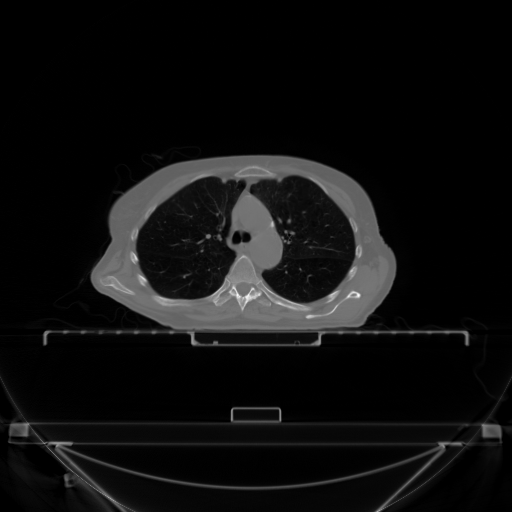
#> input picture Z6.png, 512 x 512 px
$ python rigid_registration.py
#> lines starting #> are read from the running program, lines starting #| are printed output that depends on the picture; long printed decimals are rounded
# Template file for intensity-based rigid registration algorithm.
# Part of laboratory project for course "Techniki Obrazowania Medycznego" at AGH UST,
# "Mikroelektronika w Technice i Medycynie".
# Released under MIT License (Filip Noworolnik and Marek Wodzinski).


# This should be really simplified version.

# This implementation should use SSD or CC as similarity metric.
# Scipy implementation of L-BFGS-B should be used (with automatic numerical gradient).
# Single resolution is enough.
# No analytical gradient is necessary. No regularization is necessary.
# No auto stop is necessary (run for given number of iterations).
import numpy as np
from matplotlib import pyplot as plt
from skimage import io, color
from scipy.ndimage.interpolation import map_coordinates
from scipy import optimize
import rigid_registration_grz as rr


def rigid_registration(source, target, spacing=(1.0, 1.0), max_iterations=20, similarity_metric='ssd', echo=True):
    """
    Perform intensity-based rigid registration.
    @params source: source image (YxX)
    @params target: target image (YxX)
    @params spacing: spacing between pixels (x and y respectively)
    @params max_iterations: maximum number of optimizer iterations
    @params similarity_metric: similarity metric to use
    @params echo: print results?
    @returns transformation parameters (x_translation, y_translation, z_rotation)
    """

    def cost_function(transf_parameters):
        rigid_matrix = generate_rigid_matrix(transf_parameters[0], transf_parameters[1], transf_parameters[2])
        transformed = rigid_transformation(source, rigid_matrix)
        # show(transformed, 'Transformed', 'gray')
        if similarity_metric == 'ssd':
            cost = ssd(transformed, target)
        elif similarity_metric == 'cc':
            cost = cc(transformed, target)

        return cost

    def callback_function(xk):
        print('Transformation parameters:', xk[0], xk[1], xk[2])

    def jacobian(x, *args):
        step = 0.001
        rad_step = 0.0002

        rigid_matrix_x = generate_rigid_matrix(x[0] + step, x[1], x[2])
        rigid_matrix_y = generate_rigid_matrix(x[0], x[1] + step, x[2])
        rigid_matrix_z = generate_rigid_matrix(x[0], x[1], x[2] + rad_step)
        rigid_matrix_x_p = generate_rigid_matrix(x[0] - step, x[1], x[2])
        rigid_matrix_y_p = generate_rigid_matrix(x[0], x[1] - step, x[2])
        rigid_matrix_z_p = generate_rigid_matrix(x[0], x[1], x[2] - rad_step)

        image_x = rigid_transformation(source, rigid_matrix_x)
        image_y = rigid_transformation(source, rigid_matrix_y)
        image_z = rigid_transformation(source, rigid_matrix_z)
        image_x_p = rigid_transformation(source, rigid_matrix_x_p)
        image_y_p = rigid_transformation(source, rigid_matrix_y_p)
        image_z_p = rigid_transformation(source, rigid_matrix_z_p)

        if similarity_metric == 'ssd':
            cost_x = ssd(image_x, target)
            cost_y = ssd(image_y, target)
            cost_z = ssd(image_z, target)
            cost_x_p = ssd(image_x_p, target)
            cost_y_p = ssd(image_y_p, target)
            cost_z_p = ssd(image_z_p, target)
        else:
            cost_x = cc(image_x, target)
            cost_y = cc(image_y, target)
            cost_z = cc(image_z, target)
            cost_x_p = cc(image_x_p, target)
            cost_y_p = cc(image_y_p, target)
            cost_z_p = cc(image_z_p, target)

        dx = (cost_x - cost_x_p) / (2 * step)
        dy = (cost_y - cost_y_p) / (2 * step)
        dz = (cost_z - cost_z_p) / (2 * rad_step)

        return np.array([dx, dy, dz])

    x_translation = 0
    y_translation = 0
    z_rotation = 0
    optimization = optimize.minimize(cost_function, (x_translation, y_translation, z_rotation),
                                     method='L-BFGS-B', jac=jacobian, callback=callback_function,
                                     options={'disp': echo, 'maxiter': max_iterations})

    return optimization


def generate_rigid_matrix(x_translation, y_translation, z_rotation):
    """
    @params x_translation: translation in x axis (positive values -> right) (in physicial units)
    @params y_translation: translation in y axis (postive values -> down) (in physicial units)
    @params z_rotation: rotation around in radians (positive rotation -> right swirled) (in radians)
    @returns: rigid transformation matrix
    """
    translation_matrix = np.array([[1, 0, x_translation],
                                   [0, 1, y_translation],
                                   [0, 0, 1]])
    rotation_matrix = np.array([[np.cos(z_rotation), np.sin(z_rotation), 0],
                                [-np.sin(z_rotation), np.cos(z_rotation), 0],
                                [0, 0, 1]])

    return np.dot(translation_matrix, rotation_matrix)


def center_matrix(image, matrix, spacing=(1.0, 1.0)):
    """
    @params image: image with reference size (YxX)
    @params matrix: original matrix
    @params spacing: 2-D tuple with spacing between X and Y pixels respectively
    @returns: centered rigid transformation matrix
    """

    cs_matrix = np.array([[1, 0, -(image.shape[1] - 1) * spacing[0] / 2],
                          [0, 1, -(image.shape[0] - 1) * spacing[1] / 2],
                          [0, 0, 1]])

    cr_matrix = np.array([[1, 0, (image.shape[1] - 1) * spacing[0] / 2],
                          [0, 1, (image.shape[0] - 1) * spacing[1] / 2],
                          [0, 0, 1]])

    matrix = np.matmul(matrix, cs_matrix)
    matrix = np.matmul(cr_matrix, matrix)

    return matrix


def rigid_dot(image, matrix, spacing=(1.0, 1.0)):
    """
    @params image: image with reference size (YxX)
    @params matrix: homogenous transformation matrix (3x3)
    @params spacing: 2-D tuple with spacing between X and Y pixels respectively
    @returns: x deformation field, y_deformation field
    """
    centered = center_matrix(image, matrix)
    grid_x, grid_y = np.meshgrid(np.arange(image.shape[1]), np.arange(image.shape[0]))
    vector = np.vstack((grid_x.flatten(), grid_y.flatten(), np.ones(image.shape[0] * image.shape[1])))
    deformation_field = np.dot(centered, vector)

    return np.reshape(deformation_field[0], [image.shape[0], image.shape[1]]), \
           np.reshape(deformation_field[1], [image.shape[0], image.shape[1]])


def image_warp(array, u_x, u_y, order):
    """
    @params array: array to warp (YxX)
    @params u_x: x deformation field (YxX)
    @params u_y: y deformation field (YxX)
    @params order: interpolation order
    @returns warped image (YxX)
    """

    return map_coordinates(array, [u_y, u_x], order=order)


def rigid_transformation(image, matrix, spacing=(1.0, 1.0)):
    """
    @params image: image to transform rigidly (YxX)
    @params matrix: homogenous transformation matrix (3x3)
    @params spacing: 2-D tuple with spacing between X and Y pixels respectively
    @params x_origin: optional x origin
    @params y_origin: optional y origin
    """
    x_deformation, y_deformation = rigid_dot(image, np.linalg.inv(matrix))

    return image_warp(image, x_deformation, y_deformation, order=1)


def cc(source, target):
    """
    @params source: source array (YxX)
    @params target: target array (YxX)
    @returns cross correlation between source and target
    Warning: arrays must have the same shape, otherwise ValueError will be thrown
    """

    return np.sum(((source - source.mean()) * (target - target.mean())) / (source.std() * target.std())) / source.size


def ssd(source, target):
    """
    @params source: source array (YxX)
    @params target: target array (YxX)
    @returns sum of squared differences (divided by image size)
    Warning: arrays must have the same shape, otherwise ValueError will be thrown
    """

    return np.sum((np.square(source - target))) / source.size


def show(image, title, colors):
    plt.figure()
    plt.title(title)
    plt.imshow(image, cmap=colors)
    plt.show()


if __name__ == "__main__":
    source = io.imread('Z6.png')
#> source is the input picture: shape (512, 512) uint16; min 0, max 65535, mean 4041.4
    source = color.rgb2gray(source)
    source = (source - source.min()) / (source.max() - source.min())
    rigid_matrix = generate_rigid_matrix(50, 50, 0)
    target = rigid_transformation(source, rigid_matrix)
#> in center_matrix, `matrix = np.matmul(matrix, cs_matrix)`: matrix = [[1, 0, -305.5], [0, 1, -305.5], [0, 0, 1]]
#> in center_matrix, `matrix = np.matmul(cr_matrix, matrix)`: matrix = [[1, 0, -50], [0, 1, -50], [0, 0, 1]]
#> in rigid_transformation, `x_deformation, y_deformation = rigid_dot(image, np.linalg.inv(matrix))`:
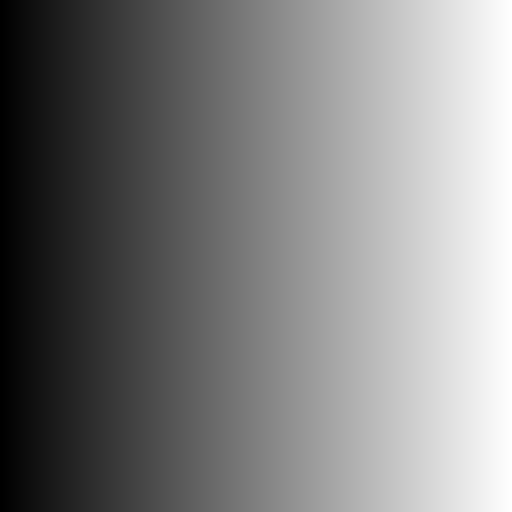
#> x_deformation: shape (512, 512) float64; min -50, max 461, mean 205.5; drawn with min black and max white
#> in rigid_transformation, `x_deformation, y_deformation = rigid_dot(image, np.linalg.inv(matrix))`:
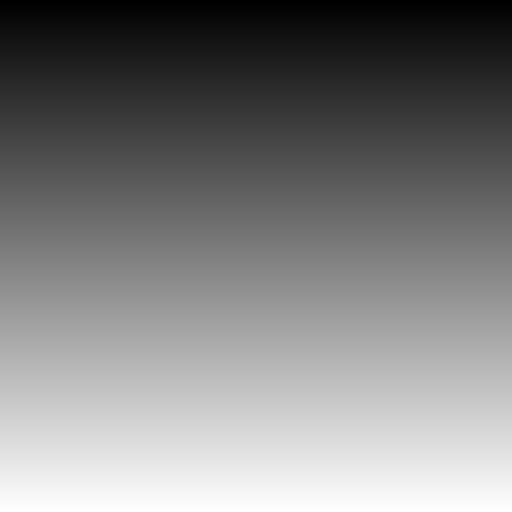
#> y_deformation: shape (512, 512) float64; min -50, max 461, mean 205.5; drawn with min black and max white
#> in image_warp, `return map_coordinates(array, [u_y, u_x], order=order)`:
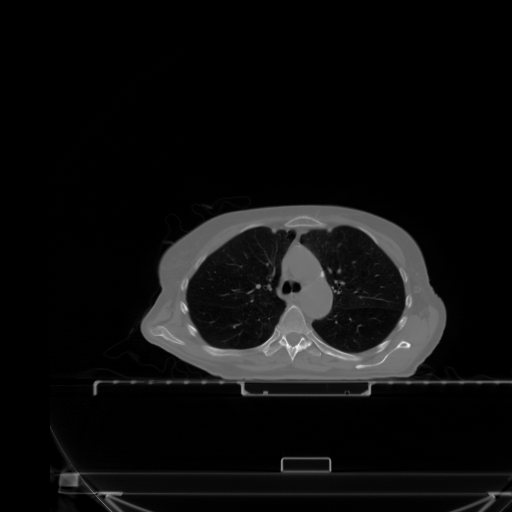
#> returned value: shape (512, 512) float64; min 0, max 1, mean 0.056
    a = rigid_registration(source, target, similarity_metric='ssd')
#> in cost_function, `cost = ssd(transformed, target)`: cost = 0.0291
#> in jacobian, `step = 0.001`: step = 0.001
#> in jacobian, `rigid_matrix_x = generate_rigid_matrix(x[0] + step, x[1], x[2])`: rigid_matrix_x = [[1, 0, 0.001], [0, 1, 0], [0, 0, 1]]
#> in jacobian, `rigid_matrix_y = generate_rigid_matrix(x[0], x[1] + step, x[2])`: rigid_matrix_y = [[1, 0, 0], [0, 1, 0.001], [0, 0, 1]]
#> in jacobian, `rigid_matrix_z = generate_rigid_matrix(x[0], x[1], x[2] + rad_step)`: rigid_matrix_z = [[1, 0.0002, 0], [-0.0002, 1, 0], [0, 0, 1]]
#> in jacobian, `rigid_matrix_x_p = generate_rigid_matrix(x[0] - step, x[1], x[2])`: rigid_matrix_x_p = [[1, 0, -0.001], [0, 1, 0], [0, 0, 1]]
#> in jacobian, `rigid_matrix_y_p = generate_rigid_matrix(x[0], x[1] - step, x[2])`: rigid_matrix_y_p = [[1, 0, 0], [0, 1, -0.001], [0, 0, 1]]
#> in jacobian, `rigid_matrix_z_p = generate_rigid_matrix(x[0], x[1], x[2] - rad_step)`: rigid_matrix_z_p = [[1, -0.0002, 0], [0.0002, 1, 0], [0, 0, 1]]
#> in jacobian, `cost_x = ssd(image_x, target)`: cost_x = 0.0291
#> in jacobian, `dx = (cost_x - cost_x_p) / (2 * step)`: dx = -0.000387
#> in jacobian, `dy = (cost_y - cost_y_p) / (2 * step)`: dy = 0.00172
#> in jacobian, `dz = (cost_z - cost_z_p) / (2 * rad_step)`: dz = -0.0209
#> in image_warp (call 9), `return map_coordinates(array, [u_y, u_x], order=order)`:
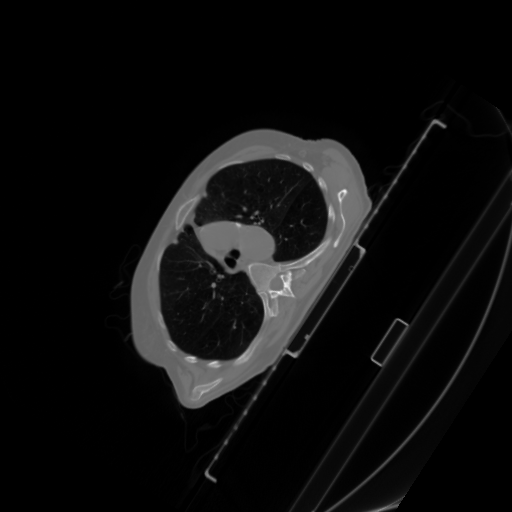
#> returned value: shape (512, 512) float64; min 0, max 0.968, mean 0.0567
#| Transformation parameters: 0.01842 -0.08206 0.9965
#> in rigid_transformation (call 16), `x_deformation, y_deformation = rigid_dot(image, np.linalg.inv(matrix))`:
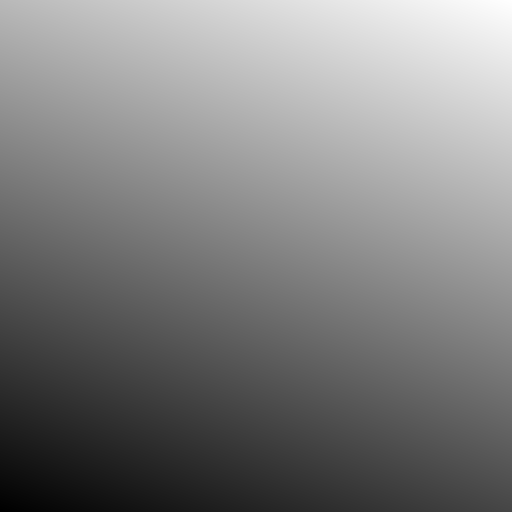
#> x_deformation: shape (512, 512) float64; min -74.31, max 585.1, mean 255.4; drawn with min black and max white
#> in rigid_transformation (call 16), `x_deformation, y_deformation = rigid_dot(image, np.linalg.inv(matrix))`:
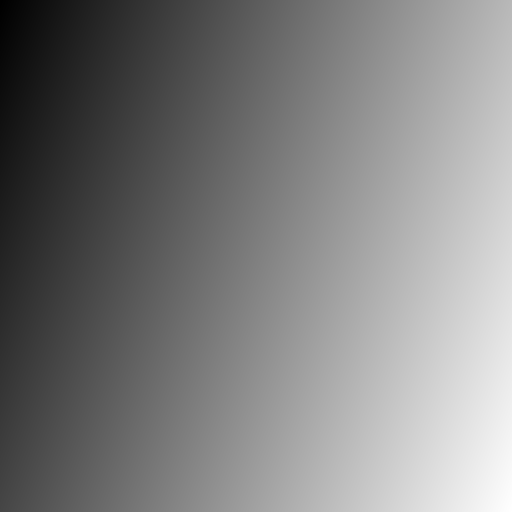
#> y_deformation: shape (512, 512) float64; min -74.22, max 585.2, mean 255.5; drawn with min black and max white
#> in image_warp (call 16), `return map_coordinates(array, [u_y, u_x], order=order)`:
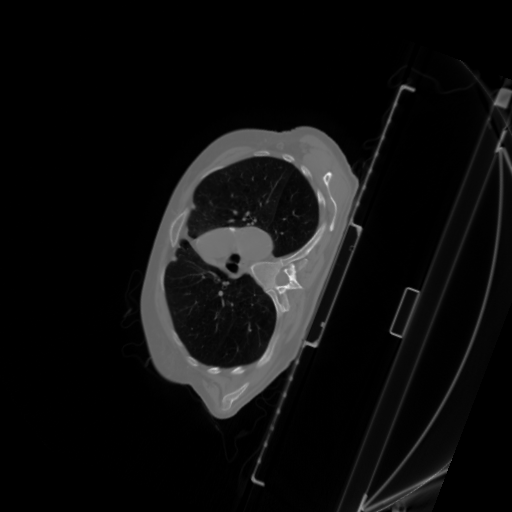
#> returned value: shape (512, 512) float64; min 0, max 0.959, mean 0.0591
#| Transformation parameters: 0.03685 -0.07932 1.320
#| Transformation parameters: 0.0392 -0.08238 1.350
#| Transformation parameters: 0.04376 -0.0903 1.377
#| Transformation parameters: 0.04379 -0.09035 1.377
#> in rigid_registration, `optimization = optimize.minimize(cost_function, (x_translation, y_tran..`: optimization = 10 items
#> a = 10 items
